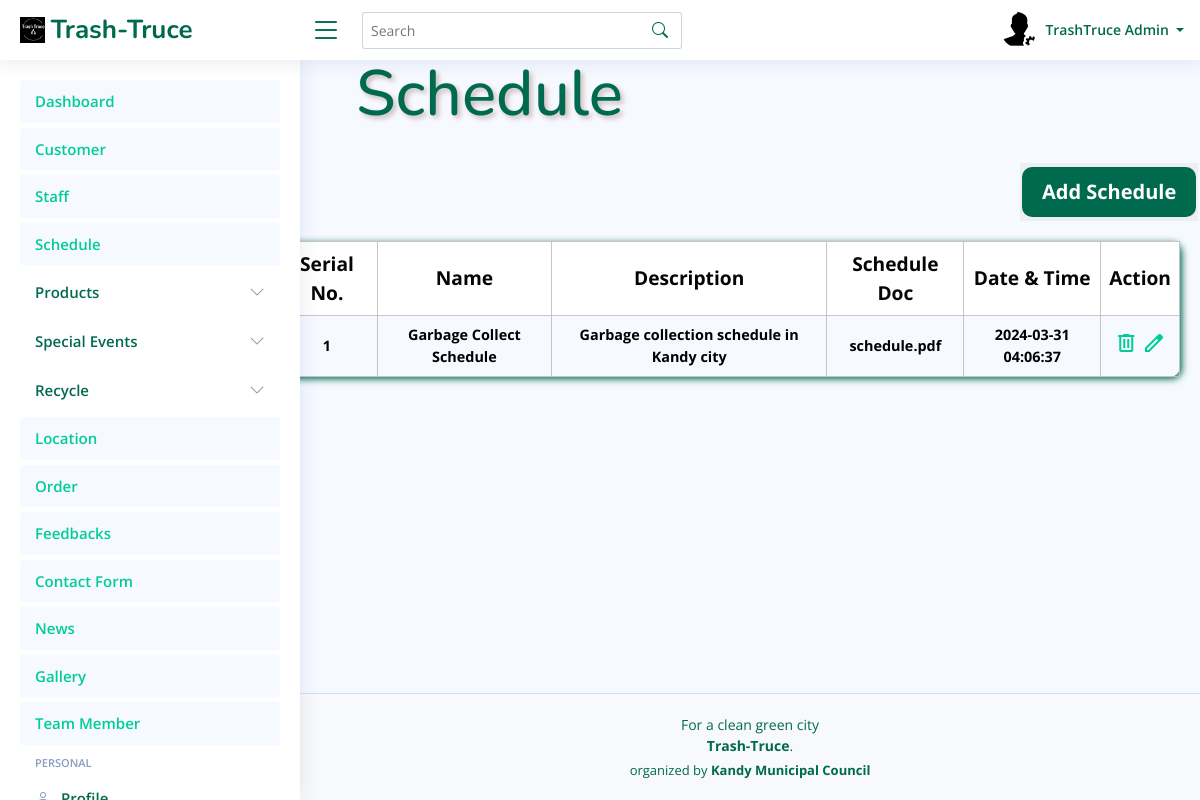
The app's page /admin_TrashTruce/Schedule.php (signed in) with its own data.
### tables this page shows
CREATE TABLE `schedule` (
  `ID` int(11) NOT NULL,
  `Name` text NOT NULL,
  `Description` text NOT NULL,
  `File` text NOT NULL,
  `Date` timestamp NOT NULL DEFAULT current_timestamp() ON UPDATE current_timestamp()
);

### FO/admin.php (called while the page is built, shortened)
<?php
class admin
{
    public static function GetAdmin($ID)
    {
        try {
            $query = "SELECT `ID`, `Full_Name`, `Image`, `About`, `Job`, `Address`, `Phone`, `Email`, `password` FROM `admin` WHERE `ID` = :ID ";
            $conn = Conn::GetConnection();
            $st = $conn->prepare($query);
            $st->bindValue(":ID", $ID, PDO::PARAM_INT);
            $st->execute();
            $r = $st->fetch(PDO::FETCH_ASSOC);
            if ($r) {
                $admin = new admin();
                $admin->ID = $r['ID'];
                $admin->fullname = $r['Full_Name'];
                $admin->image = $r['Image'];
                $admin->about = $r['About'];
                $admin->job = $r['Job'];
                $admin->address = $r['Address'];
                $admin->phone = $r['Phone'];
                $admin->email = $r['Email'];
                $admin->password = $r['password'];
                return $admin;
            }
            return null;
        } catch (Exception $th) {
            throw $th;
        }
    }
}
?>

### FO/schedule.php (called while the page is built, shortened)
<?php
class Schedule
{
    public static function GetSchedules()
    {
        try {
            $query = "SELECT `ID`, `Name`, `Description`, `File`, `Date` FROM `schedule`";
            $conn = Conn::GetConnection();
            $result = $conn->query($query);
            $schedules = array();
            foreach ($result->fetchAll() as $r) {
                $schedule = new Schedule();
                $schedule->ID = $r['ID'];
                $schedule->name = $r['Name'];
                $schedule->description = $r['Description'];
                $schedule->file = $r['File'];
                $schedule->date = $r['Date'];
                array_push($schedules, $schedule);
            }
            return $schedules;
        } catch (Exception $th) {
            throw $th;
        }
    }
}
?>

### admin_TrashTruce/Schedule.php (the view, shortened to what this page needs)
<?php
include('../FO/schedule.php');
if (isset($_GET['search']) && !empty($_GET['search'])) {
    $search = $_GET['search'];
    $schedules = Schedule::SearchSchedule($search);
} else {
    $schedules = Schedule::GetSchedules();
}
?>
<!DOCTYPE html>
<html lang="en">
<head>
    <link rel="stylesheet" href="assets/css/View.css">
</head>
<body>
    <?php
    include "Header.php";
    ?>
    <div class="main">
        <div class="colorbar">
            <h1>Schedule</h1>
        </div>
        <div class="btnAll">
            <div class="btnAllDlt">
                <button class="btn10"><a href="AddSchedule.php">Add Schedule</a></button>
            </div>
        </div>
        <div class="intro">
            <table>
                <tr>
                    <th>Serial No.</th>
                    <th>Name</th>
                    <th>Description</th>
                    <th>Schedule Doc</th>
                    <th>Date & Time</th>
                    <th>Action</th>
                </tr>
                <?php if (count($schedules) > 0): ?>
                    <?php foreach ($schedules as $index => $schedule) { ?>
                        <tr>
                            <td><?php echo $index + 1; ?></td>
                            <td><?php echo $schedule->name; ?></td>
                            <td><?php echo $schedule->description; ?></td>
                            <td><?php echo $schedule->file; ?></td>
                            <td><?php echo $schedule->date; ?></td>
                            <td>
                                <a href="deleteSchedule.php?id=<?php echo $schedule->ID; ?>" onclick="return confirm('Are you sure you want to delete this Schedule?');"><span class="material-symbols-outlined">delete</span></a>
                                <a href="EditSchedule.php?id=<?php echo $schedule->ID; ?>"><span class="material-symbols-outlined">edit</span></a>
                            </td>
                        </tr>
                    <?php } ?>
                <?php else: ?>
                    <tr>
                        <td colspan="6">No Schedules Found.</td>
                    </tr>
                <?php endif; ?>
            </table>
        </div>
    </div>
</body>
</html>

### admin_TrashTruce/Header.php (shortened to what this page needs)
<?php
include_once('../FO/admin.php');
?>
<!DOCTYPE html>
<html lang="en">
<head>
  <link href="assets/vendor/bootstrap/css/bootstrap.min.css" rel="stylesheet">
  <link href="assets/vendor/bootstrap-icons/bootstrap-icons.css" rel="stylesheet">
  <link href="assets/vendor/boxicons/css/boxicons.min.css" rel="stylesheet">
  <link href="assets/vendor/quill/quill.snow.css" rel="stylesheet">
  <link href="assets/vendor/quill/quill.bubble.css" rel="stylesheet">
  <link href="assets/vendor/remixicon/remixicon.css" rel="stylesheet">
  <link href="assets/vendor/simple-datatables/style.css" rel="stylesheet">
  <link href="assets/css/style.css" rel="stylesheet">
</head>
<body>
  <header id="header" class="header fixed-top d-flex align-items-center">
    <div class="d-flex align-items-center justify-content-between">
      <a href="index.html" class="logo d-flex align-items-center">
        <img src="assets/img/Untitled 1 (1).png" alt="">
        <span class="d-none d-lg-block">Trash-Truce</span>
      </a>
      <i class="bi bi-list toggle-sidebar-btn"></i>
    </div>
    <div class="search-bar">
      <form class="search-form d-flex align-items-center" method="GET" action="">
        <input type="text" name="search" placeholder="Search" value="<?php echo isset($_GET['search']) ? htmlspecialchars($_GET['search']) : ''; ?>" title="Enter search keyword">
        <button type="submit" title="Search"><i class="bi bi-search"></i></button>
      </form>
  </div>
    <nav class="header-nav ms-auto">
      <ul class="d-flex align-items-center">
        <li class="nav-item dropdown pe-3">
    <a class="nav-link nav-profile d-flex align-items-center pe-0" href="#" data-bs-toggle="dropdown">
        <?php
        $adminID = 1;
        $admin = admin::GetAdmin($adminID);
        if ($admin && !empty($admin->image)) {
            echo '<img src="' . $admin->image . '" alt="Profile" class="rounded-circle">';
        } else {
            echo '<img src="assets/img/default-profile-img.jpg" alt="Profile" class="rounded-circle">';
        }
        ?>
        <span class="d-none d-md-block dropdown-toggle ps-2">
            <?php
            if ($admin) {
                echo $admin->fullname;
            } else {
                echo "Admin Name";
            }
            ?>
        </span>
    </a>
        </li>
      </ul>
    </nav>
  </header>
  <aside id="sidebar" class="sidebar">
    <ul class="sidebar-nav" id="sidebar-nav">
      <li class="nav-item">
        <a class="nav-link " href="Dashboard.php">
          <span>Dashboard</span>
        </a>
      </li>
      <li class="nav-item">
        <a class="nav-link " href="Customer.php">
          <span>Customer</span>
        </a>
      </li>
      <li class="nav-item">
        <a class="nav-link " href="Staff.php">
          <span>Staff</span>
        </a>
      </li>
      <li class="nav-item">
        <a class="nav-link " href="Schedule.php">
          <span>Schedule</span>
        </a>
      </li>
      <li class="nav-item">
        <a class="nav-link collapsed" data-bs-target="#components-nav" data-bs-toggle="collapse" href="Products.php">
         <span>Products</span><i class="bi bi-chevron-down ms-auto"></i>
        </a>
      </li>
      <li class="nav-item">
        <a class="nav-link collapsed" data-bs-target="#components-nav" data-bs-toggle="collapse" href="#">
         <span>Special Events</span><i class="bi bi-chevron-down ms-auto"></i>
        </a>
      </li>
      <li class="nav-item">
        <a class="nav-link collapsed" data-bs-target="#components-nav" data-bs-toggle="collapse" href="#">
         <span>Recycle</span><i class="bi bi-chevron-down ms-auto"></i>
        </a>
      </li>
      <li class="nav-item">
        <a class="nav-link " href="Location.php">
          <span>Location</span>
        </a>
      </li>
      <li class="nav-item">
        <a class="nav-link " href="Order.php">
          <span>Order</span>
        </a>
      </li>
      <li class="nav-item">
        <a class="nav-link " href="Feedback.php">
          <span>Feedbacks</span>
        </a>
      </li>
      <li class="nav-item">
        <a class="nav-link " href="ContactUs.php">
          <span>Contact Form</span>
        </a>
      </li>
      <li class="nav-item">
        <a class="nav-link " href="News.php">
          <span>News</span>
        </a>
      </li>
      <li class="nav-item">
        <a class="nav-link " href="Gallery.php">
          <span>Gallery</span>
        </a>
      </li>
      <li class="nav-item">
        <a class="nav-link " href="Team.php">
          <span>Team Member</span>
        </a>
      </li>
      <li class="nav-heading">Personal</li>
      <li class="nav-item">
        <a class="nav-link collapsed" href="Profile.php">
          <i class="bi bi-person"></i>
          <span>Profile</span>
        </a>
      </li>
    </ul>
  </aside>
</body>
</html>

### admin_TrashTruce/assets/css/View.css (style rules this page uses)
body { font-family: "Open Sans", sans-serif; background: #f6f9ff; color: #444444; }
.main { padding: 0; }
.colorbar h1 { color: #006A4E; font-family: "Nunito", sans-serif; padding: 20px; text-shadow: 3px 3px 5px rgb(204, 188, 188); margin-left: 50px; font-size: 4em; margin-left: 28%; margin-top: 3%; }
.intro { margin-top: 0px; margin-left: 23%; margin-right: 20px; }
table { width: 100%; border-collapse: collapse; color: rgb(5, 5, 5); border-radius: 10px; box-shadow: 2px 2px 7px #006A4E; border-radius: 10px; }
table th { border: 1px solid #c2bcbcdd; border-radius: 2px; padding: 8px; text-align: center; font-size: 1.2em; }
table td { border: 1px solid #c2bcbcdd; border-radius: 2px; padding: 8px; text-align: center; color: black; font-size: 0.9em; font-weight: bold; }
table th { background-color:white }
.btn10 { border: none; padding: 0; }
.btnAllDlt { margin-left: 85%; margin-top: 10px; font-size: 1.3em; margin-bottom: 20px; border: none; }
.btnAllDlt a { background: #006A4E; border: none; color: white; padding: 10px 20px; text-align: center; text-decoration: none; display: inline-block; font-size: 20px; font-weight: bold; font-family: "Open Sans", sans-serif; margin: 4px 2px; cursor: pointer; border-radius: 10px; }

### admin_TrashTruce/assets/css/style.css (style rules this page uses)
:root { scroll-behavior: smooth; }
body { font-family: "Open Sans", sans-serif; background:#f6f9ff; color: #444444; }
a { color: #00cc96; text-decoration: none; }
h1, h2, h3, h4, h5, h6 { font-family: "Nunito", sans-serif; }
.logo { line-height: 1; }
@media (min-width: 1200px) { .logo { width: 280px; } }
.logo img { max-height: 26px; margin-right: 6px; }
.logo span { font-size: 26px; font-weight: 700; color: #006A4E; font-family: "Nunito", sans-serif; }
.header { transition: all 0.5s; z-index: 997; height: 60px; box-shadow: 0px 2px 20px rgba(1, 41, 112, 0.1); background-color: #fff; padding-left: 20px; }
.header .toggle-sidebar-btn { font-size: 32px; padding-left: 10px; cursor: pointer; color: #006A4E; }
.header .search-bar { min-width: 360px; padding: 0 20px; }
.header .search-form { width: 100%; }
.header .search-form input { border: 0; font-size: 14px; color: #006A4E; border: 1px solid rgba(1, 41, 112, 0.2); padding: 7px 38px 7px 8px; border-radius: 3px; transition: 0.3s; width: 100%; }
.header .search-form button { border: 0; padding: 0; margin-left: -30px; background: none; }
.header .search-form button i { color: #006A4E; }
.header-nav ul { list-style: none; }
.header-nav>ul { margin: 0; padding: 0; }
.header-nav .nav-profile { color: #006A4E; }
.header-nav .nav-profile img { max-height: 36px; }
.header-nav .nav-profile span { font-size: 14px; font-weight: 600; }
.sidebar { position: fixed; top: 60px; left: 0; bottom: 0; width: 300px; z-index: 996; transition: all 0.3s; padding: 20px; overflow-y: auto; scrollbar-width: thin; scrollbar-color: #aab7cf transparent; box-shadow: 0px 0px 20px rgba(1, 41, 112, 0.1); background-color: #fff; }
@media (min-width: 1200px) { #main, #footer { margin-left: 300px; } }
.sidebar-nav { padding: 0; margin: 0; list-style: none; }
.sidebar-nav li { padding: 0; margin: 0; list-style: none; }
.sidebar-nav .nav-item { margin-bottom: 5px; }
.sidebar-nav .nav-heading { font-size: 11px; text-transform: uppercase; color: #899bbd; font-weight: 600; margin: 10px 0 5px 15px; }
.sidebar-nav .nav-link { display: flex; align-items: center; font-size: 15px; font-weight: 600; color: #00cc96; transition: 0.3; background: #f6f9ff; padding: 10px 15px; border-radius: 4px; }
.sidebar-nav .nav-link i { font-size: 16px; margin-right: 10px; color: #00cc96; }
.sidebar-nav .nav-link.collapsed { color: #006A4E; background: #fff; }
.sidebar-nav .nav-link.collapsed i { color: #899bbd; }
.sidebar-nav .nav-link .bi-chevron-down { margin-right: 0; transition: transform 0.2s ease-in-out; }
.footer { padding: 20px 0; font-size: 14px; transition: all 0.3s; border-top: 1px solid #cddfff; }
.footer .copyright { text-align: center; color: #006A4E; }
.footer .credits { padding-top: 5px; text-align: center; font-size: 13px; color: #006A4E; }
.logo img { max-width: 100%; height: auto; }

### records on screen
schedule: Name "Garbage Collect Schedule", Description "Garbage collection schedule in Kandy city", File "schedule.pdf", Date "2024-03-31 04:06:37"

### other values on screen
$admin->fullname "TrashTruce Admin"
